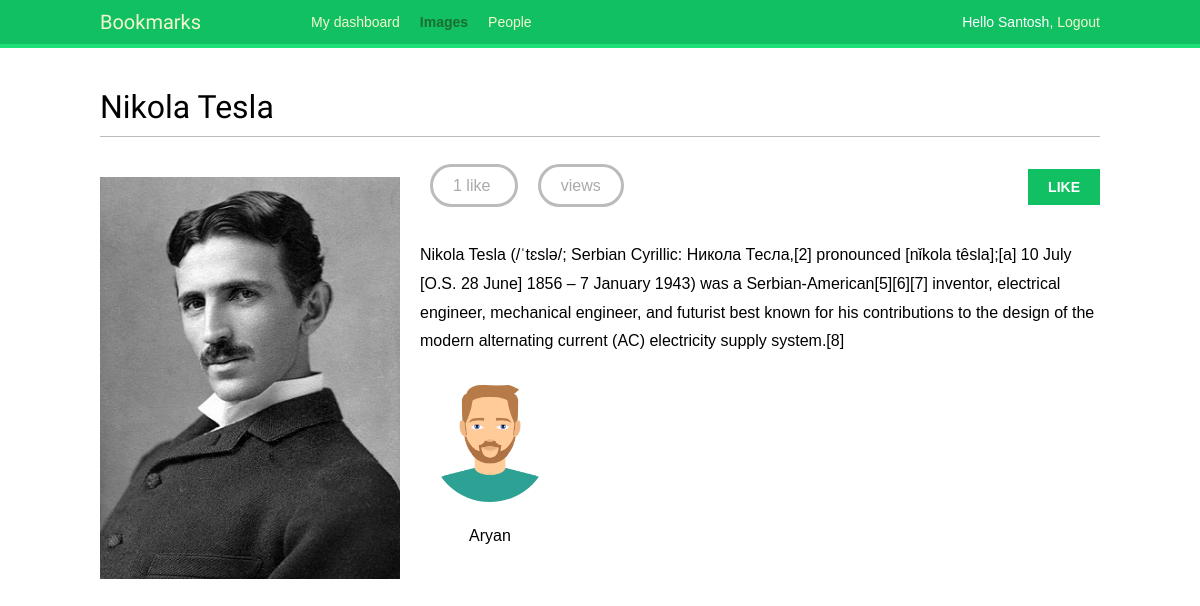
/images/detail/2/nikola-tesla/ (signed in), run on the app's committed database.
### images/models.py (models this page shows, shortened)
class Image(models.Model):
    user = models.ForeignKey(settings.AUTH_USER_MODEL,
                             related_name='images_created',
                             on_delete=models.CASCADE)
    title = models.CharField(max_length=200)
    slug = models.SlugField(max_length=200,
                            blank=True)
    url = models.URLField(max_length=2000)
    image = models.ImageField(upload_to='images/%Y/%m/%d/')
    description = models.TextField(blank=True)
    created = models.DateField(auto_now_add=True)
    users_like = models.ManyToManyField(settings.AUTH_USER_MODEL,
                                        related_name='images_liked',
                                        blank=True)
    total_likes = models.PositiveIntegerField(default=0)
    class Meta:
        indexes = [
            models.Index(fields=['-created']),
            models.Index(fields=['-total_likes']),
        ]
        ordering = ['-created']

### account/models.py (models this page shows, shortened)
class Profile(models.Model):
    user = models.OneToOneField(settings.AUTH_USER_MODEL,
                                on_delete=models.CASCADE)
    date_of_birth = models.DateField(blank=True, null=True)
    photo = models.ImageField(upload_to='users/%Y/%m/%d/',
                              blank=True)

### images/views.py (the view)
def image_detail(request, id, slug):
    image = get_object_or_404(Image, id=id, slug=slug)
    total_views = r.incr(f'image:{image.id}:views')
    r.zincrby('image_ranking', 1, image.id)
    return render(request,
                  'images/image/detail.html',
                  {'section': 'images',
                   'image': image,
                   'total_views': total_views})

### images/templates/images/image/detail.html (shortened to what this page needs)
{% extends "base.html" %}
{% block content %}
  <h1>{{ image.title }}</h1>
  {% load thumbnail %}
  <a href="{{ image.image.url }}">
    <img src="{% thumbnail image.image 300x0 %}" class="image-detail">
  </a>
  {% with total_likes=image.users_like.count users_like=image.users_like.all %}
    <div class="image-info">
      <div>
        <span class="count">
          <span class="total">{{ total_likes }}</span>
          like{{ total_likes|pluralize }}
        </span>
        <span class="count">
          {{ total_views }} view{{ total_views|pluralize }}
        </span>
        <a href="#" data-id="{{ image.id }}" data-action="{% if request.user in users_like %}un{% endif %}like"
    class="like button">
          {% if request.user not in users_like %}
            Like
          {% else %}
            Unlike
          {% endif %}
        </a>
      </div>
      {{ image.description|linebreaks }}
    </div>
    <div class="image-likes">
      {% for user in users_like %}
        <div>
          {% if user.profile.photo %}
            <img src="{{ user.profile.photo.url }}">
          {% endif %}
          <p>{{ user.first_name }}</p>
        </div>
      {% empty %}
        Nobody likes this image yet.
      {% endfor %}
    </div>
  {% endwith %}
{% endblock %}

### account/templates/base.html (shortened to what this page needs)
{% load static %}
<!DOCTYPE html>
<html>
<head>
  <link href="{% static "css/base.css" %}" rel="stylesheet">
</head>
<body>
  <div id="header">
    <span class="logo">Bookmarks</span>
    {% if request.user.is_authenticated %}
      <ul class="menu">
        <li {% if section == "dashboard" %}class="selected"{% endif %}>
          <a href="{% url "dashboard" %}">My dashboard</a>
        </li>
        <li {% if section == "images" %}class="selected"{% endif %}>
          <a href="{% url "images:list" %}">Images</a>
        </li>
        <li {% if section == "people" %}class="selected"{% endif %}>
          <a href="{% url "user_list" %}">People</a>
        </li>
      </ul>
    {% endif %}
    <span class="user">
      {% if request.user.is_authenticated %}
        Hello {{ request.user.first_name|default:request.user.username }},
        <a href="{% url "logout" %}">Logout</a>
      {% else %}
        <a href="{% url "login" %}">Log-in</a>
      {% endif %}
    </span>
  </div>
  <div id="content">
    {% block content %}
    {% endblock %}
  </div>
</body>
</html>

### account/static/css/base.css (style rules this page uses)
body { margin:0; padding:0; font-family:helvetica, sans-serif; }
p { line-height: 1.8; }
a { color:#12c064; text-decoration:none; }
h1, h2, h3, h4, h5 , h6 { font-family: 'Muli', sans-serif; font-weight:normal; }
h1 { border-bottom:1px solid #bbb; padding:0 0 10px 0; margin:10px 0 20px 0; }
#header { padding:10px 100px; font-size:14px; background:#12c064; color:#fff; border-bottom:4px solid #1cdf78; overflow:auto; }
#header .logo { font-family: 'Muli', sans-serif; float:left; color:#f3f7cc; font-size:20px; margin-right:10%; }
#header ul.menu { list-style:none; float:left; margin:0; padding:0; }
#header ul.menu li { float:left; padding:4px 10px; }
#header ul.menu li.selected a, #header ul.menu li.selected a:hover { color:#1b6d32; font-weight:bold; }
#header a { color:#f3f7cc; }
#header .user { float:right; padding-top:4px; }
#content { padding:30px 100px; }
input[type=submit], a.button { font-weight:bold; background:#12c064; color:#fff; padding:10px 20px; font-size:14px; text-transform:uppercase; }
.image-preview, .image-detail { max-width:300px; float:left; margin:0 20px 20px 0; }
.image-detail { margin-top:20px; }
.image-info div { padding:20px 0; overflow:auto; }
.count { color:#aaa; border:3px solid #bbb; border-radius:26px; padding:10px 20px; margin:20px 10px 0; }
a.like, a.follow { float:right; margin-top:-8px; }
.image-likes div { float:left; width:auto; padding:10px; text-align:center; }
.image-likes img { width:120px; height:120px; border-radius:50%; }

### data on the page
Image: title "Nikola Tesla", image (picture), description "Nikola Tesla (/ˈtɛslə/; Serbian Cyrillic: Никола Тесла,[2] pronounced [nǐkola têsla];[a] 10 July [O.S. 28 June] 1856 – 7 January 1943) was a Serbian-American[5][6][7] inventor, electrical engineer, mechanical engineer, and futurist best known for his contributions to the design of the modern alternating current (AC) electricity supply system.[8]"

### other printed values
{{ request.user.first_name|default:request.user.username }} "Santosh"
{{ total_likes }} "1"
{{ user.first_name }} "Aryan"
